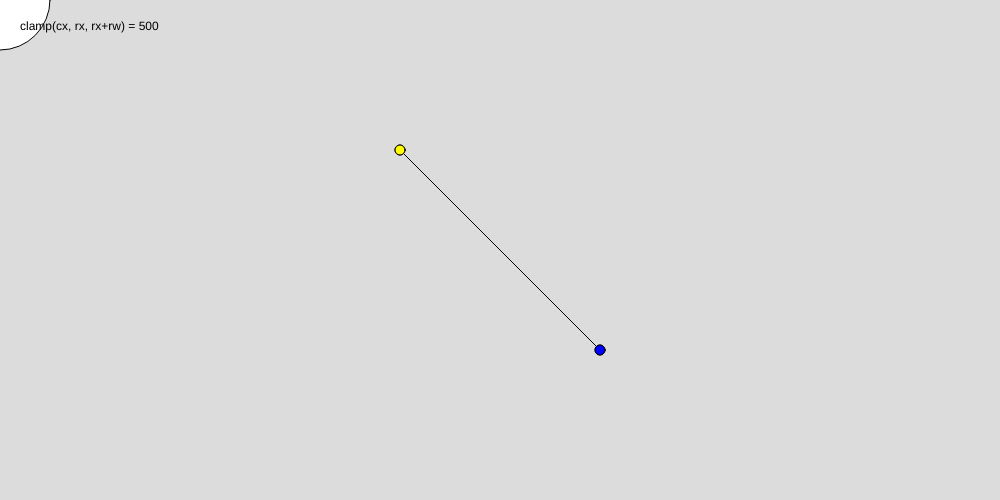
Frame 1 (no input)
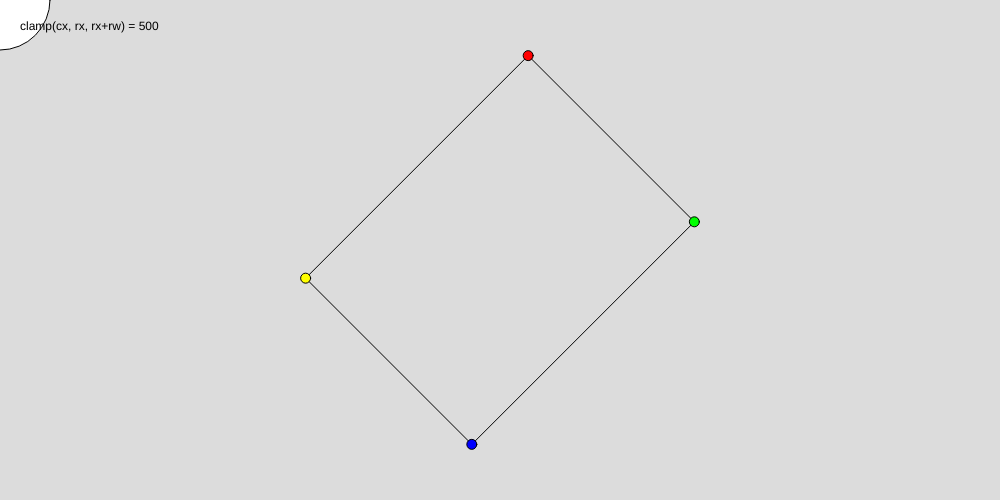
Frame 60 (no input)
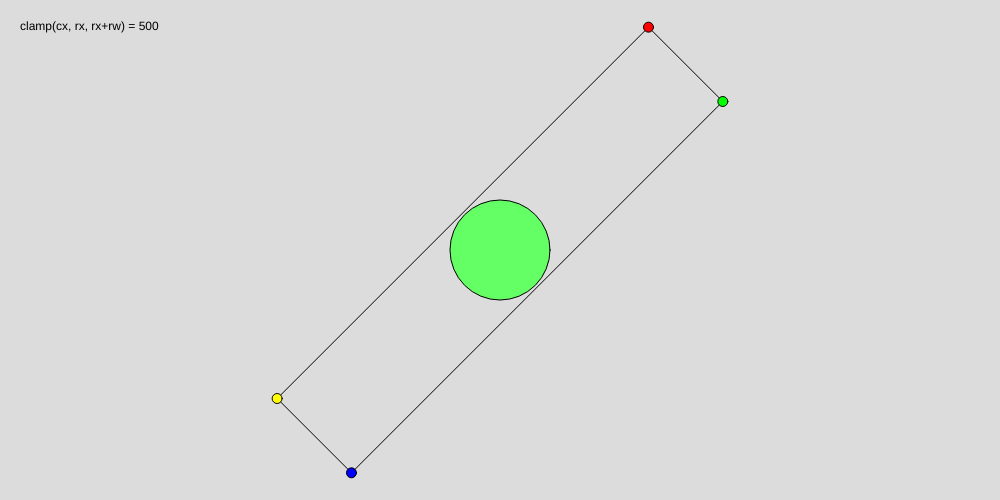
Frame 120 (the mouse pressed at the canvas centre since frame 60)

The p5.js sketch that drew these frames (run headless with seeded random() and noise() and a simulated clock; from frame 60 on, the mouse is pressed at the canvas centre):

// p5.js sketch
// ── sketch.js
"use strict";


let cx, cy;
let r = 50.0;

let rx = 500;
let ry = 250;
let rw = 100;
let rh = 200;
let theta = 0.0;


function clamp(n, a, b)
{
    return max(a, min(n, b));
}


function intersects()
{
    // de-translate
    let x = cx - rx;
    let y = cy - ry;

    // de-rotate
    x = x*cos(-theta) - y*sin(-theta);
    y = x*sin(-theta) + y*cos(-theta);

    let nx = clamp(x, 0, rw);
    let ny = clamp(y, 0, rh);

    // circle(iix, iiy, 10);
    // line(cx, cy, iix, iiy);
    let distSq = (nx-x)*(nx-x) + (ny-y)*(ny-y);

    if (distSq < r*r)
    {
        return true;
    }

    return false;
}


function setup()
{
    createCanvas(1000, 500);
}


function draw()
{
    background(220);

    cx = mouseX;
    cy = mouseY;


    if (intersects())
    {
        fill(100, 255, 100);
    }
    else
    {
        fill(255);
    }

    circle(cx, cy, r*2);

    fill(0);
    text("clamp(cx, rx, rx+rw) = " + clamp(cx, rx, rx+rw), 20, 30);


    let xmin = -rw;
    let xmax = +rw;
    let ymin = -rh;
    let ymax = +rh;

    const S = sin(theta);
    const C = cos(theta);

    let x0 = (xmin)*C - (ymin)*S + rx;
    let y0 = (ymin)*S + (xmin)*C + ry;

    let x1 = (xmax)*C - (ymin)*S + rx;
    let y1 = (ymin)*S + (xmax)*C + ry;

    let x2 = (xmax)*C - (ymax)*S + rx;
    let y2 = (ymax)*S + (xmax)*C + ry;

    let x3 = (xmin)*C - (ymax)*S + rx;
    let y3 = (ymax)*S + (xmin)*C + ry;


    line(x0, y0, x1, y1);
    line(x1, y1, x2, y2);
    line(x2, y2, x3, y3);
    line(x3, y3, x0, y0);


    fill(255, 0, 0);
    circle(x0, y0, 10);

    fill(0, 255, 0);
    circle(x1, y1, 10);

    fill(0, 0, 255);
    circle(x2, y2, 10);

    fill(255, 255, 0);
    circle(x3, y3, 10);





    // translate(rx, ry);
    // rotate(theta);
    // noFill();
    // rect(rx, ry, rw, rh);

    theta += 0.01;
}
